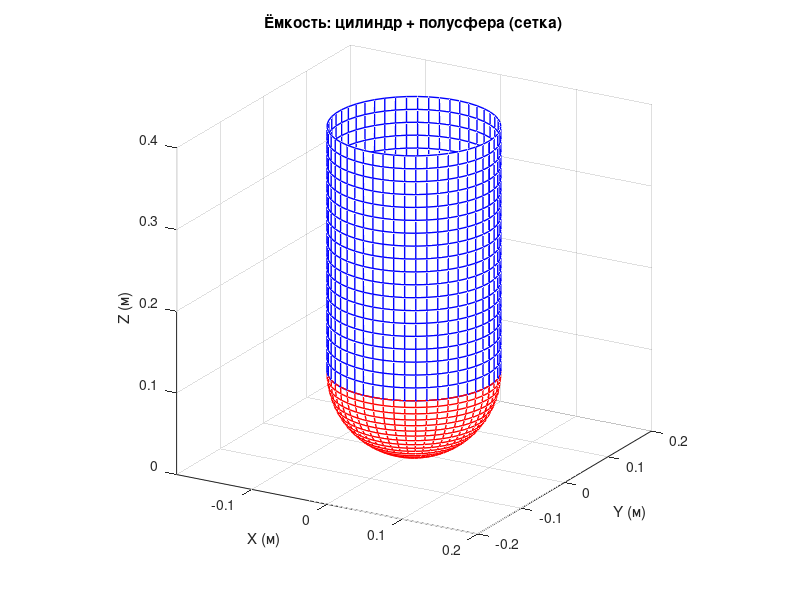

This chart was generated by the following MATLAB code:
% =============================================
% Расчёт работы насоса для ёмкости: цилиндр + полусфера
% =============================================

clear; clc; close all;

% ========== Параметры ёмкости ==========
R = 0.1;        % радиус (м) — диаметр 20 см → R = 10 см = 0.1 м
H_cyl = 0.3;    % высота цилиндра (м) = 30 см
rho = 1000;     % плотность жидкости (кг/м³), вода
g = 9.8;        % ускорение свободного падения (м/с²)

L = R + H_cyl;  % общая высота ёмкости от дна до верха (м)

fprintf('Параметры:\n');
fprintf('  Радиус R = %.2f м\n', R);
fprintf('  Высота цилиндра H = %.2f м\n', H_cyl);
fprintf('  Общая высота L = %.2f м\n', L);
fprintf('  Плотность rho = %.0f кг/м³\n', rho);
fprintf('  g = %.1f м/с²\n\n', g);

% ========== Аналитическое вычисление ==========

I1 = 2*R*L * (R^2 / 2) ...
     - (L + 2*R) * (R^3 / 3) ...
     + (R^4 / 4);

% Второй интеграл: I2 = ∫_R^L (L - x) dx = (L - R)^2 / 2
I2 = (L - R)^2 / 2;

% Полная работа:
A_analytic = pi * rho * g * (I1 + R^2 * I2);

% ========== Численная проверка ==========
% Определяем функцию площади сечения S(x)
S = @(x) arrayfun(@(xi) ...
    (xi <= R) .* pi * (2*R*xi - xi.^2) + ...
    (xi > R) .* pi * R^2, x);

% Функция подынтегральная: dA/dx = rho * g * (L - x) * S(x)
integrand = @(x) rho * g * (L - x) .* S(x);

A_numeric = integral(integrand, 0, L, 'AbsTol', 1e-10, 'RelTol', 1e-10);

% ========== Вывод результатов ==========
fprintf('=== Результаты ===\n');
fprintf('Аналитическая работа: %.4f Дж\n', A_analytic);
fprintf('Численная работа:     %.4f Дж\n', A_numeric);
fprintf('Разница:              %.2e Дж\n', abs(A_analytic - A_numeric));

% ========== Визуализация ёмкости (опционально) ==========
theta = linspace(0, 2*pi, 50);
z_cyl = linspace(R, L, 20);
[Z_cyl, Theta] = meshgrid(z_cyl, theta);
X_cyl = R * cos(Theta);
Y_cyl = R * sin(Theta);

% Полусфера
phi = linspace(0, pi/2, 20);
[Phi, Theta_s] = meshgrid(phi, theta);
X_sph = R * sin(Phi) .* cos(Theta_s);
Y_sph = R * sin(Phi) .* sin(Theta_s);
Z_sph = R - R * cos(Phi);

figure('Position', [100, 100, 700, 600]);
mesh(X_cyl, Y_cyl, Z_cyl, 'EdgeColor', 'blue', 'LineWidth', 1); % Сетка цилиндра
hold on;
mesh(X_sph, Y_sph, Z_sph, 'EdgeColor', 'red', 'LineWidth', 1); % Сетка полусферы

axis equal;
xlabel('X (м)'); ylabel('Y (м)'); zlabel('Z (м)');
title('Ёмкость: цилиндр + полусфера (сетка)');
view(30, 20);
grid on;
